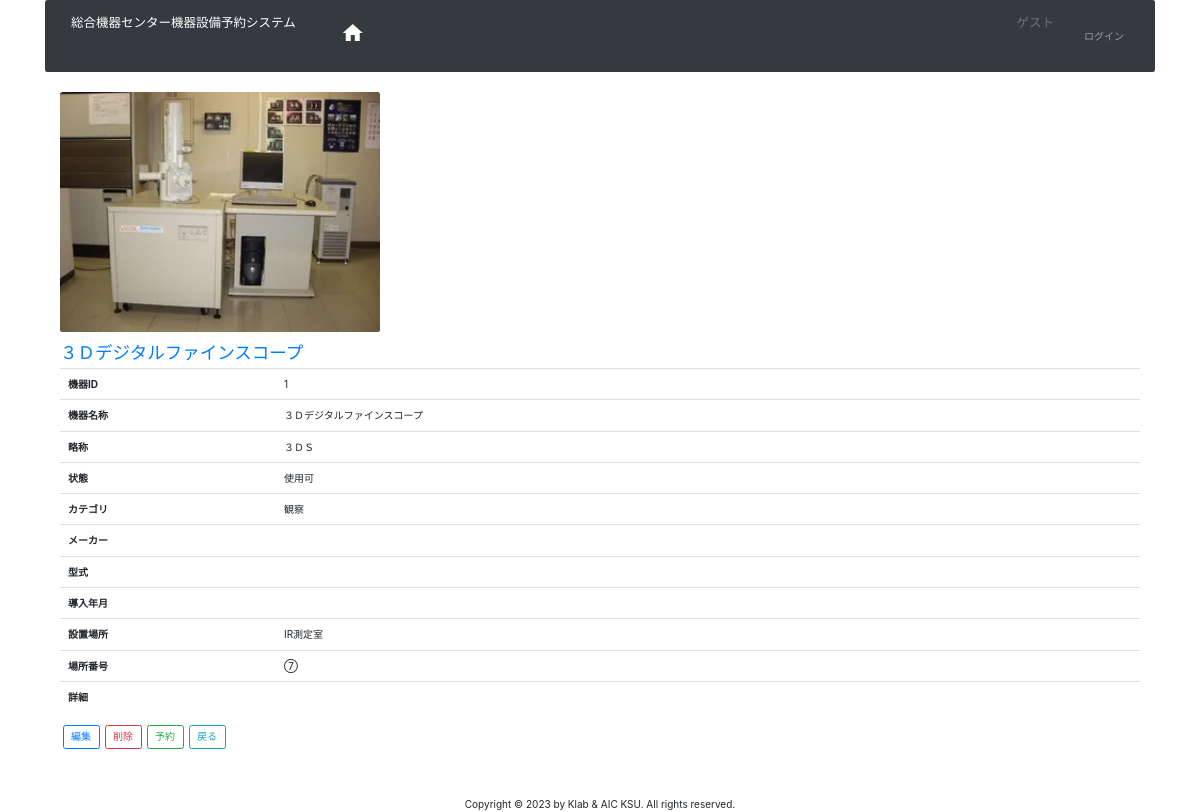
/?do=inst_detail&id=1, run on the app's committed database.
### tables this page shows
CREATE TABLE tb_instrument(
	id SERIAL PRIMARY KEY COMMENT '通し番号(自動採番, 内部参照用)',
	code VARCHAR(16) COMMENT '人間識別用番号',
	fullname VARCHAR(64) NOT NULL COMMENT '名称',
	shortname VARCHAR(64) NOT NULL COMMENT '略称', 
	state INT NOT NULL COMMENT '機器状態(1:使用可,2:貸出中,3:使用不可,9:その他)',
	category INT COMMENT 'カテゴリ（1:観察, 2:分析,3:計測,4:調製,9:その他）', 
	purpose VARCHAR(64) COMMENT '主な用途',
	detail TEXT COMMENT '施設紹介' ,
	maker  VARCHAR(64) COMMENT 'メーカー', 
	model VARCHAR(64) COMMENT '型式' ,
	made_year DATE COMMENT '製造年月' ,
	bought_year DATE COMMENT '導入年月' ,
	equipment_no VARCHAR(32) COMMENT '備品番号',
	room_id INT COMMENT '設置場所部屋番号', 
	memo TEXT  COMMENT '備考'
);

### src/models/Model.php (called while the page is built, shortened)
<?php
require_once('db_config.php');
class Model
{
    protected $table;
    public function getDetail($id)
    {
        global $conn;
        $sql = sprintf("SELECT * FROM %s WHERE id=$id", $this->table);
        $rs = $conn->query($sql);
        return $rs->fetch_assoc();
    }
}

### src/models/Instrument.php (called while the page is built, shortened)
<?php
include_once('Model.php');
class Instrument extends Model{
    public function getDetail($id)
    {
        $detail = parent::getDetail($id);
        if ($detail){
            $room_id = $detail['room_id'];
            $room = (new Room)->getDetail($room_id);
            $detail['room_name'] = $room['room_name'];
            $detail['room_no'] = $room['room_no'];
        }
        return $detail;
    }
}

### index.php (called while the page is built, shortened)
<?php
include('src/views/bs4_header.php');
$action = 'aic_home';
if (isset($_GET['do'])) {
  $action = $_GET['do'];
}
include('src/' . $action . '.php');
include('src/views/bs4_footer.php');;
?>

### src/inst_detail.php (the view, shortened to what this page needs)
<?php
include 'models/Instrument.php';
$inst_state = KsuCode::INST_STATE;
$inst_category = KsuCode::INST_CATEGORY;;
$inst_id = 0;
if (isset($_GET['id'])){
  $inst_id = $_GET['id'];
}
$row= (new Instrument)->getDetail($inst_id);
if ($row) {
    $url = 'img/instrument/'. $inst_id .'.webp';
    echo '<p><img src="'. $url . '" height="240" width="320" class="rounded"></p>' . PHP_EOL;
    echo '<h3 class="text-primary">'. $row['fullname'].'</h3>' . PHP_EOL;
    echo '<table class="table table-hover">' . PHP_EOL;
    echo '<tr><th width="20%">機器ID</th><td>' . $row['id'] . '</td></tr>' . PHP_EOL;
    echo '<tr><th width="20%">機器名称</th><td>' . $row['fullname']. '</td></tr>' . PHP_EOL;
    echo '<tr><th>略称</th><td>' . $row['shortname']. '</td></tr>' . PHP_EOL;
    $i  = $row['state'];
    echo '<tr><th>状態</th><td>' . $inst_state[$i]. '</td></tr>' . PHP_EOL;
    $i  = $row['category'];
    echo '<tr><th>カテゴリ</th><td>' . $inst_category[$i] . '</td></tr>' . PHP_EOL;
    echo '<tr><th>メーカー</th><td>' . $row['maker'] . '</td></tr>' . PHP_EOL;
    echo '<tr><th>型式</th><td>' . $row['model'] . '</td></tr>' . PHP_EOL;
    echo '<tr><th>導入年月</th><td>' . $row['bought_year'] . '</td></tr>' . PHP_EOL;
    echo '<tr><th>設置場所</th><td>' . $row['room_name'] . '</td></tr>' . PHP_EOL;
    echo '<tr><th>場所番号</th><td>' . $row['room_no'] . '</td></tr>' . PHP_EOL;
    echo '<tr><th>詳細</th><td>' . nl2br($row['detail']) . '</td></tr>' . PHP_EOL;
    echo '</table>' . PHP_EOL;
    echo '<div class="pb-5 mb-5">' . PHP_EOL .
      '<a class="btn btn-outline-primary m-1" href="?do=inst_input&id='.$inst_id.'">編集</a>'.
      '<a href="#myModal" class="btn btn-outline-danger m-1" data-id='.$inst_id.' data-toggle="modal">削除</a>' .
      '<a class="btn btn-outline-success m-1" href="?do=rsv_input&inst='.$row['id'].'">予約</a>'.
      '<a href="?do=inst_list" class="btn btn-outline-info m-1">戻る</a>' . PHP_EOL .
      '</div>';
}else{
    echo 'この機器は存在しません！';
}
?>

### data on the page
tb_instrument: fullname "３Ｄデジタルファインスコープ", id "1", shortname "３ＤＳ", state "使用可", category "観察"

### other printed values
$app_name "総合機器センター機器設備予約システム"
$row['room_name'] "IR測定室"
$row['room_no'] "⑦"
